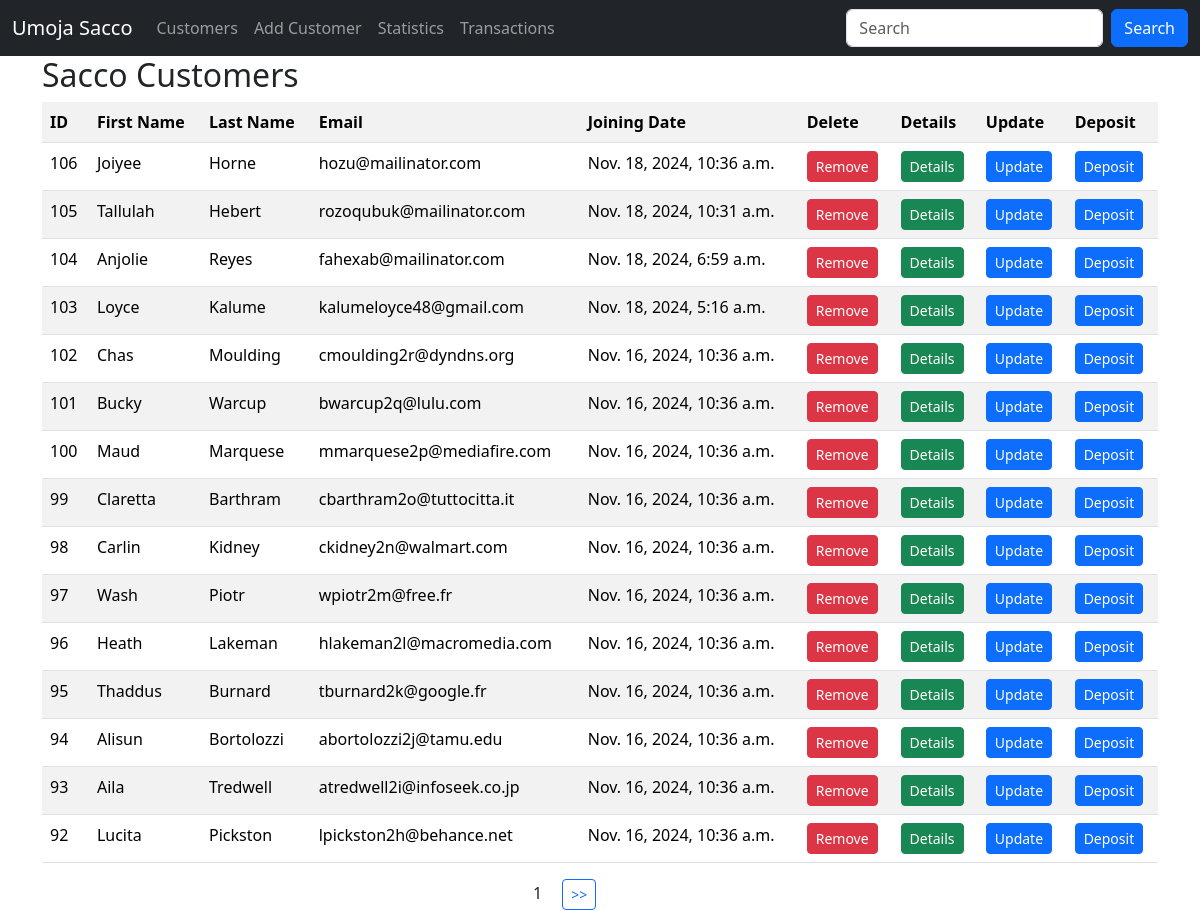
The app's page / (signed in) with its own data.
### sacco/models.py (models this page shows, shortened)
class Customer(models.Model):
    first_name = models.CharField(max_length=30)
    last_name = models.CharField(max_length=30)
    email = models.EmailField(unique=True)
    dob = models.DateField()
    gender = models.CharField(max_length=10)
    weight = models.IntegerField(default=0)
    created_at = models.DateTimeField(auto_now_add=True)
    updated_at = models.DateTimeField(auto_now=True)
    class Meta:
        db_table = 'customers'

### sacco/views.py (the view)
# urls.py: path('',views.customers,name='customers'),
@login_required
def customers(request):
    data = Customer.objects.all().order_by('-id').values()  # select * from customers
    paginator = Paginator(data, 15)
    page_number = request.GET.get('page', 1)
    try:
        paginated_data = paginator.page(page_number)
    except PageNotAnInteger | EmptyPage:
        paginated_data = paginator.page(1)
    return render(request, "customers.html", {"data": paginated_data})

### templates/customers.html (shortened to what this page needs)
{% extends 'master.html' %}
{% block content %}
    <div class="container">
        <h2>Sacco Customers</h2>
        <table class="table table-striped">
            <tr>
                <th>ID</th>
                <th>First Name</th>
                <th>Last Name</th>
                <th>Email</th>
                <th>Joining Date</th>
                <th>Delete</th>
                <th>Details</th>
                <th>Update</th>
                <th>Deposit</th>
            </tr>
            {% for customer in data.object_list %}
                <tr>
                    <td>{{ customer.id }}</td>
                    <td>{{ customer.first_name }}</td>
                    <td>{{ customer.last_name }}</td>
                    <td>{{ customer.email }}</td>
                    <td>{{ customer.created_at }}</td>
                    {% if perms.sacco.delete_customer %}
                        <td>
                            <a class="btn btn-danger btn-sm" href="{% url 'delete_customer' customer.id %}">Remove</a>
                        </td>
                    {% endif %}
                    <td>
                        <a class="btn btn-success btn-sm" href="{% url 'customer_details' customer.id %}">Details</a>
                    </td>
                    {% if perms.sacco.change_customer %}
                        <td>
                            <a class="btn btn-primary btn-sm" href="{% url 'update_customer' customer.id %}">Update</a>
                        </td>
                    {% endif %}
                    {% if perms.sacco.add_deposit %}
                        <td>
                            <a class="btn btn-primary btn-sm" href="{% url 'deposit' customer.id %}">Deposit</a>
                        </td>
                    {% endif %}
                </tr>
            {% empty %}
                <p>No customers in the sacco</p>
            {% endfor %}
        </table>
        <div class="row justify-content-center">
            <div class="col-sm-2">
                <span class="mx-3">{{ data.number }}</span>
                {% if data.has_next %}
                    <a class="btn btn-outline-primary btn-sm" href="?page={{ data.next_page_number }}"> >> </a>
                {% endif %}
            </div>
        </div>
    </div>
{% endblock %}

### records on screen
Customer: id "106", first_name "Joiyee", last_name "Horne", email "hozu@mailinator.com", created_at "Nov. 18, 2024, 10:36 a.m."
Customer: id "105", first_name "Tallulah", last_name "Hebert", email "rozoqubuk@mailinator.com", created_at "Nov. 18, 2024, 10:31 a.m."
Customer: id "104", first_name "Anjolie", last_name "Reyes", email "fahexab@mailinator.com", created_at "Nov. 18, 2024, 6:59 a.m."
Customer: id "103", first_name "Loyce", last_name "Kalume", email "kalumeloyce48@gmail.com", created_at "Nov. 18, 2024, 5:16 a.m."
Customer: id "102", first_name "Chas", last_name "Moulding", email "cmoulding2r@dyndns.org", created_at "Nov. 16, 2024, 10:36 a.m."
Customer: id "101", first_name "Bucky", last_name "Warcup", email "bwarcup2q@lulu.com", created_at "Nov. 16, 2024, 10:36 a.m."
Customer: id "100", first_name "Maud", last_name "Marquese", email "mmarquese2p@mediafire.com", created_at "Nov. 16, 2024, 10:36 a.m."
Customer: id "99", first_name "Claretta", last_name "Barthram", email "cbarthram2o@tuttocitta.it", created_at "Nov. 16, 2024, 10:36 a.m."
Customer: id "98", first_name "Carlin", last_name "Kidney", email "ckidney2n@walmart.com", created_at "Nov. 16, 2024, 10:36 a.m."
Customer: id "97", first_name "Wash", last_name "Piotr", email "wpiotr2m@free.fr", created_at "Nov. 16, 2024, 10:36 a.m."
Customer: id "96", first_name "Heath", last_name "Lakeman", email "hlakeman2l@macromedia.com", created_at "Nov. 16, 2024, 10:36 a.m."
Customer: id "95", first_name "Thaddus", last_name "Burnard", email "tburnard2k@google.fr", created_at "Nov. 16, 2024, 10:36 a.m."
Customer: id "94", first_name "Alisun", last_name "Bortolozzi", email "abortolozzi2j@tamu.edu", created_at "Nov. 16, 2024, 10:36 a.m."
Customer: id "93", first_name "Aila", last_name "Tredwell", email "atredwell2i@infoseek.co.jp", created_at "Nov. 16, 2024, 10:36 a.m."
Customer: id "92", first_name "Lucita", last_name "Pickston", email "lpickston2h@behance.net", created_at "Nov. 16, 2024, 10:36 a.m."

### other values on screen
{{ data.number }} "1"
